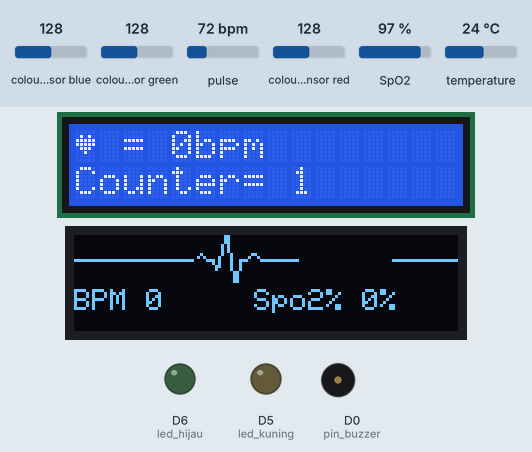
The sketch below on a simulated ESP8266 (NodeMCU). Parts: 16×2 character LCD, 128×32 one-colour display, output pins drawn as LEDs (lit = HIGH), buzzer (waves = sounding, pin HIGH). The inputs (shaded band) are chosen by the test bench; at power-on: pulse 72 bpm, temperature 24 °C, SpO2 97 %, colour sensor blue 128, colour sensor green 128, colour sensor red 128. WiFi joins after 1.5 s; servers stay silent unless stated; uploads are accepted with an empty reply; storage starts empty; what the sketch prints to the serial monitor is not drawn.

Above: at 8.4 s.
8.5 s: pulse set to 75 bpm
At 17.18 s:
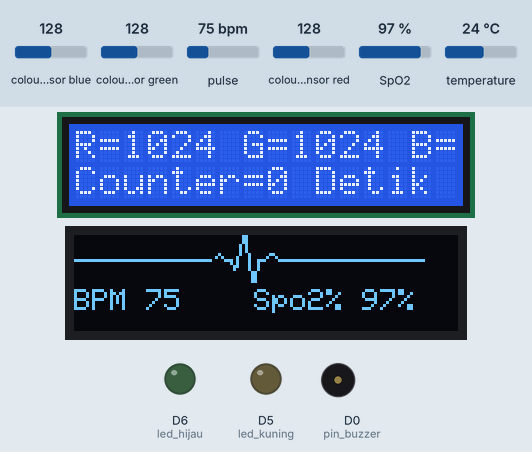
18.5 s: pulse set to 158 bpm
At 21.9 s:
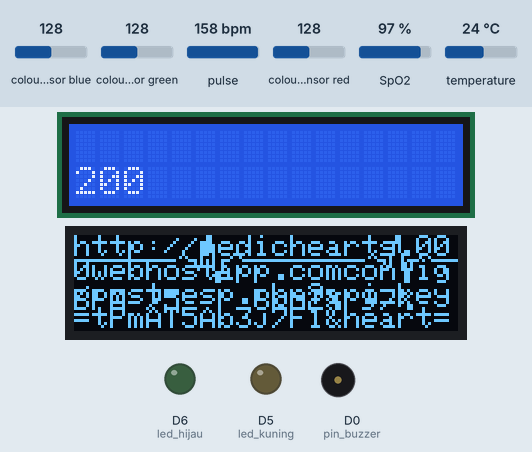
22.0 s: temperature set to 12 °C
27.8 s: pulse set to 42 bpm
At 27.96 s:
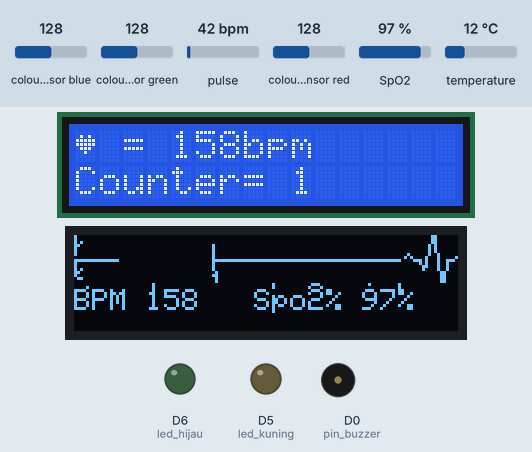
41.8 s: pulse set to 100 bpm
At 45.2 s:
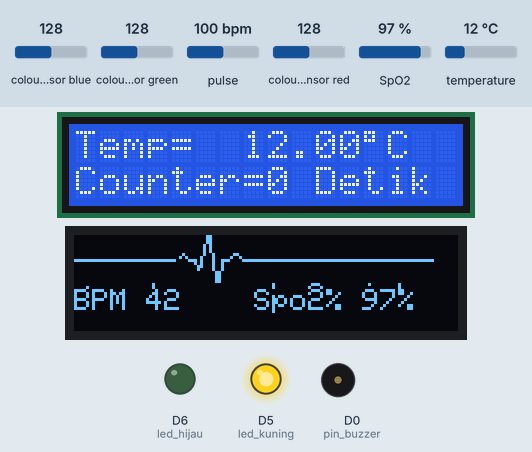
45.4 s: SpO2 set to 80 %
At 51.04 s:
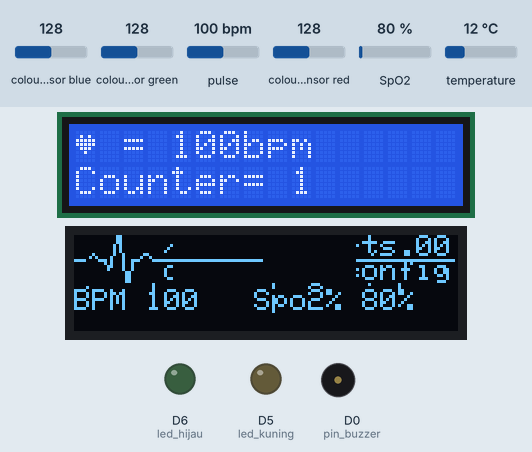
Timing chart, 0 to 52.5 s (numbered marks = the images above; inputs shaded):
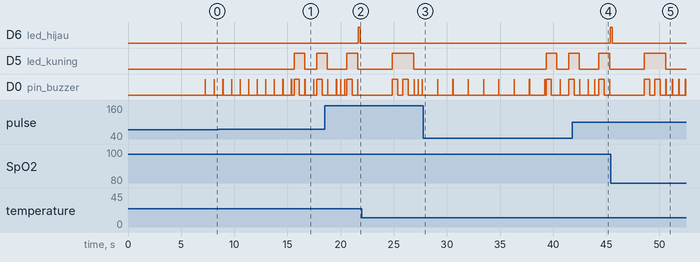

The sketch:

main.ino
```cpp
//kKG)A3luxIvOHgyui88x


#include <WiFiManager.h>
#include <ESP8266mDNS.h>
#include <WiFiUdp.h>
#include <ArduinoOTA.h>
#include <ESP8266HTTPClient.h>
//#include <WebSerial.h>
#include <OneWire.h>
#include <DallasTemperature.h>
#include <Wire.h>
#include <LiquidCrystal_I2C.h>
#include "MAX30100_PulseOximeter.h"
#include <Adafruit_GFX.h>
#include <Adafruit_SSD1306.h>
#include "Adafruit_TCS34725.h"
#include <ArduinoJson.h>

/*
 * MAX30100_LED_CURR_0MA
 MAX30100_LED_CURR_4_4MA
 MAX30100_LED_CURR_7_6MA
 MAX30100_LED_CURR_11MA
 MAX30100_LED_CURR_14_2MA
 MAX30100_LED_CURR_17_4MA
 MAX30100_LED_CURR_20_8MA
 MAX30100_LED_CURR_24MA
 MAX30100_LED_CURR_27_1MA
 MAX30100_LED_CURR_30_6MA
 MAX30100_LED_CURR_33_8MA
 MAX30100_LED_CURR_37MA
 MAX30100_LED_CURR_40_2MA
 MAX30100_LED_CURR_43_6MA
 MAX30100_LED_CURR_46_8MA
 MAX30100_LED_CURR_50MA
 */

/// identifier ///
#define SCREEN_WIDTH 128 // OLED display width, in pixels
#define SCREEN_HEIGHT 32 // 64 // OLED display height, in pixels
#define OLED_RESET -1
#define SCREEN_ADDRESS 0x3c ///< See datasheet for Address; 0x3D for 128x64, 0x3C for 128x32
#define kirimdata 1
#define get_data 2
#define ditekan 0
//PIN
#define oneWireBus D4
#define pin_buzzer D0
#define led_hijau D6
#define led_kuning D5
#define tombol D3
//MODE
#define m_cekheart 1
#define m_cekwarna 2
#define m_ceksuhu 3
#define m_selesai 4
float  REPORTING_PERIOD_MS = 1000;
// PulseOximeter ialah antara muka tahap yang lebih tinggi kepada sensor
// ia menawarkan:
// * pelaporan pengesanan pukulan
// * pengiraan kadar jantung
// * Pengiraan SpO2 (tahap pengoksidaan).
PulseOximeter pox;

byte g_heart[8] = {
  0b00000,
  0b01010,
  0b11111,
  0b11111,
  0b01110,
  0b00100,
  0b00000,
  0b00000
};
//http://medicheart.me/config/post-esp.php?api_key=tPmAT5Ab3j7F1&heart=78&spo=98&temp=36&r=88&g=89&b=77&status_s=Normal%20%20%22Jaga%20Kesehatan%22
/// variabel ///
//const char * serverlok = "http://192.168.3.199";
char host_server[50] = "http://medichearts.000webhostapp.com";
String lok_kirim = "config/post-esp.php?";
String lok_load = "/config/loadsetting.php";
int portserver = 80;
String api_key = "tPmAT5Ab3j7F1";

bool shouldSaveConfig = false;
int resetm;
int bpm,spo2;
float temperatureC;
String warna_k;
uint32_t tsLastReport = 0;
int xPos = 0;
uint16_t r, g, b, c, colorTemp, lux;
String kalimat = "";
int counter , counterbpm;
byte modecek = 0;
int jmlh_cek = 10;
int counter_cek;
String s_kondisi = "";
String s_kondisicek,s_kondisinormal;
float parameter1,parameter2;
Adafruit_SSD1306 display(SCREEN_WIDTH, SCREEN_HEIGHT, &Wire, OLED_RESET);
LiquidCrystal_I2C lcd(0x27, 16, 2);
OneWire oneWire(oneWireBus);
DallasTemperature sensors(&oneWire);
Adafruit_TCS34725 tcs = Adafruit_TCS34725(TCS34725_INTEGRATIONTIME_614MS, TCS34725_GAIN_1X);
WiFiManager wifiManager;
byte termometer[] = // icon for termometer
    {
        B00100,
        B01010,
        B01010,
        B01110,
        B01110,
        B11111,
        B11111,
        B01110
        };

void onBeatDetected()
{
  digitalWrite(pin_buzzer, HIGH);
  Serial.println("Beat!");
  heart_beat(&xPos);
  counterbpm++;
  digitalWrite(pin_buzzer, LOW);
}

void setup()
{
  Serial.begin(115200);
  pinMode(pin_buzzer, OUTPUT);
  pinMode(led_hijau, OUTPUT);
  pinMode(led_kuning, OUTPUT);
  pinMode(tombol, INPUT);
  lcd.begin();
  lcd.setCursor(0,0);
  lcd.print("MENYAMBUNGKAN");
  lcd.setCursor(0,1);
  lcd.print("KE WIFI ");
  initialized();
  resetf();
  sensors.begin();
  resetm = 1;
  if (!display.begin(SSD1306_SWITCHCAPVCC, SCREEN_ADDRESS))
  {
    Serial.println(F("SSD1306 allocation failed"));
  }
  if (tcs.begin()) {
    Serial.println("Found sensor");
  } else {
    lcd.clear();
    lcd.setCursor(0,0);
    lcd.print("SENSOR WARNA");
    lcd.setCursor(0,1);
    lcd.print("TIDAK TERDETEKSI ");
    Serial.println("No TCS34725 found ... check your connections");
   // while (1);
  }
  delay(1000);
  digitalWrite(pin_buzzer, LOW);
  display.clearDisplay();
  display.setTextSize(1);
  display.setTextColor(WHITE);
  display.setCursor(20, 18);
  display.print("Pulse OxiMeter");

  xPos = 0;
  display.display();
  delay(2000); // Pause for 2 seconds
  display.cp437(true);
  display.clearDisplay();
  Serial.print("Initializing pulse oximeter..");
  lcd.setCursor(0,0);
  lcd.print("LOAD SETTING ");
  delay(300);
  request(2);
    Serial.print("Counter BPM=");
    Serial.print(jmlh_cek);
    Serial.print("   ");
    Serial.print("Counter=");
    Serial.print(counter_cek);
    Serial.print(" Detik");
  tampillcd(4);
  delay(2000);
  if (!pox.begin()) {
    Serial.println("FAILED");
    lcd.clear();
    lcd.setCursor(0,0);
    lcd.print("SENSOR BPM");
    lcd.setCursor(0,1);
    lcd.print("TIDAK TERDETEKSI ");
  } else {
    Serial.println("SUCCESS");
  }
  display.clearDisplay();
  pox.setIRLedCurrent(MAX30100_LED_CURR_7_6MA);
  pox.setOnBeatDetectedCallback(onBeatDetected);
  display_data(0, 0);
  modecek = m_cekheart;
}

void loop()
{
  ArduinoOTA.handle();
  awal();
  resetf();
}

void awal()
{
  tampilserial();
  Serial.println(counter);
  pox.update();
  if (millis() - tsLastReport > REPORTING_PERIOD_MS)
  {
    if (modecek == m_cekheart)
    {
      if(counterbpm <= jmlh_cek)
      {
        bpm = pox.getHeartRate();
        spo2 = pox.getSpO2();
        tampillcd(1);
        tsLastReport = millis();
        display_data(bpm, spo2);
      }
      else
      {
        pox.shutdown();
        gantimode();
        counter  = 0;
        modecek = m_cekwarna;
      }
    }else if (modecek == m_cekwarna)
    {
      if (counter <= counter_cek)
      {
        bacawarna();
        tampillcd(2);
        counter++;
        tsLastReport = millis();
      }else{
        counter = 0 ;
        gantimode();
        modecek = m_ceksuhu;
      }
    }else if(modecek == m_ceksuhu)
    {
      if (counter <= counter_cek )
      {
        bacasensor();
        tampillcd(3);
        counter++;
        tsLastReport = millis();
      }else{
        counter = 0;
        gantimode();
        modecek = m_selesai;
      }
    }else if(modecek == m_selesai)
    {
      karkulasi();
      request(1);
      delay(3000);
      //display.clearDisplay();
      counter = 0;
      counterbpm = 0;
      gantimode();
      gantimode();
      s_kondisi = "";
      modecek = m_cekheart;
  //    pox.resume();
      display_data(0, 0);
    }
  }
  drawLine(&xPos);
}

void gantimode()
{

  digitalWrite(led_kuning ,HIGH);
  digitalWrite(pin_buzzer,HIGH);
  delay(500);
  digitalWrite(pin_buzzer ,LOW);
  delay(500);
  digitalWrite(led_kuning ,LOW);
}

void bacasensor()
{
  sensors.requestTemperatures();
  temperatureC = sensors.getTempCByIndex(0);
}

void tampilserial()
{
  Serial.print("MODE SEKARANG = ");
  Serial.println(modecek);
  Serial.print("HEART=");
  Serial.print(bpm);
  Serial.print("bpm");
  Serial.print(" || ");
  Serial.print("SPO%=");
  Serial.print(spo2);
  Serial.print("%");
  Serial.print(" || ");
  Serial.print("TEMPERATURE=");
  Serial.print(temperatureC);
  Serial.print(" C");
  Serial.print(" || ");
  Serial.print("R=");
  Serial.print(r);
  Serial.print(" || ");
  Serial.print(" G=");
  Serial.print(g);
  Serial.print(" || ");
  Serial.print(" B=");
  Serial.print(b);
  Serial.print(" || ");
  Serial.print(" C=");
  Serial.println(c);
}


void tampillcd(byte a)
{
  lcd.clear();
  if (a == 1)
  {
    lcd.createChar(0, g_heart); // create a new custom character
    lcd.setCursor(0, 0); // move cursor to (2, 0)
    lcd.write((byte)0);  // print the custom char at (2, 0)
    lcd.print(" = ");
    lcd.print(bpm);
    lcd.print("bpm");
    lcd.setCursor(0, 1);
    lcd.print("Counter= ");
    lcd.print(counterbpm);
  }else if( a == 2)
  {
    lcd.setCursor(0, 0);
    lcd.print("R=");
    lcd.print(r);
    lcd.print(" G=");
    lcd.print(g);
    lcd.print(" B=");
    lcd.print(b);
    lcd.print(" C=");
    lcd.print(c);

    lcd.setCursor(0, 1);
    lcd.print("Counter=");
    lcd.print(counter);
    lcd.print(" Detik");
  }else if( a == 3)
  {
    lcd.setCursor(0, 0);
    lcd.print("Temp= ");
    lcd.print(" ");
    lcd.print(temperatureC);
    lcd.print((char)223); // degree sign
    lcd.print("C");

    lcd.setCursor(0, 1);
    lcd.print("Counter=");
    lcd.print(counter);
    lcd.print(" Detik");
  }else if(a == 4)
  {
    lcd.setCursor(0, 0);
    lcd.print("Counter BPM=");
    lcd.print(jmlh_cek);

    lcd.setCursor(0, 1);
    lcd.print("Counter=");
    lcd.print(counter_cek);
    lcd.print(" Detik");
  }
}

void display_data(int bpm, int spo2)
{
  display.fillRect(0, 18, 127, 15, SSD1306_BLACK);
  display.setTextSize(1);
  display.setTextColor(WHITE);
  display.setCursor(0, 18);
  // Display static text
  display.print("BPM ");
  display.print(bpm);
  display.display();
  display.setTextSize(1);
  display.setTextColor(WHITE);
  display.setCursor(60, 18);
  // Display static text
  display.print("Spo2% ");
  display.print(spo2);
  display.print("%");
  display.display();
}

void drawLine(int *x_pos)
{
  // Draw a single pixel in white
  display.drawPixel(*x_pos, 8, SSD1306_WHITE);
  display.drawPixel((*x_pos)++, 8, SSD1306_WHITE);
  display.drawPixel((*x_pos)++, 8, SSD1306_WHITE);
  display.drawPixel((*x_pos)++, 8, SSD1306_WHITE);
  display.drawPixel((*x_pos), 8, BLACK); // -----
  // Serial.println(*x_pos);
  display.fillRect(*x_pos, 0, 31, 16, SSD1306_BLACK);
  display.display();
  delay(1);
  if (*x_pos >= SCREEN_WIDTH)
  {
    *x_pos = 0;
  }
}

void heart_beat(int *x_pos)
{
  /************************************************/
  // display.clearDisplay();
  display.fillRect(*x_pos, 0, 30, 15, SSD1306_BLACK);
  // Draw a single pixel in white
  display.drawPixel(*x_pos + 0, 8, SSD1306_WHITE);
  display.drawPixel(*x_pos + 1, 8, SSD1306_WHITE);
  display.drawPixel(*x_pos + 2, 8, SSD1306_WHITE);
  display.drawPixel(*x_pos + 3, 8, SSD1306_WHITE);
  display.drawPixel(*x_pos + 4, 8, BLACK); // -----
  // display.display();
  // delay(1);
  display.drawPixel(*x_pos + 5, 7, SSD1306_WHITE);
  display.drawPixel(*x_pos + 6, 6, SSD1306_WHITE);
  display.drawPixel(*x_pos + 7, 7, SSD1306_WHITE); // .~.
  // display.display();
  // delay(1);
  display.drawPixel(*x_pos + 8, 8, SSD1306_WHITE);
  display.drawPixel(*x_pos + 9, 8, SSD1306_WHITE); // --
  // display.display();
  // delay(1);
  /******************************************/
  display.drawPixel(*x_pos + 10, 8, SSD1306_WHITE);
  display.drawPixel(*x_pos + 10, 9, SSD1306_WHITE);
  display.drawPixel(*x_pos + 11, 10, SSD1306_WHITE);
  display.drawPixel(*x_pos + 11, 11, SSD1306_WHITE);
  // display.display();
  // delay(1);
  /******************************************/
  display.drawPixel(*x_pos + 12, 10, SSD1306_WHITE);
  display.drawPixel(*x_pos + 12, 9, SSD1306_WHITE);
  display.drawPixel(*x_pos + 12, 8, SSD1306_WHITE);
  display.drawPixel(*x_pos + 12, 7, SSD1306_WHITE);
  // display.display();
  // delay(1);
  display.drawPixel(*x_pos + 13, 6, SSD1306_WHITE);
  display.drawPixel(*x_pos + 13, 5, SSD1306_WHITE);
  display.drawPixel(*x_pos + 13, 4, SSD1306_WHITE);
  display.drawPixel(*x_pos + 13, 3, SSD1306_WHITE);
  // display.display();
  // delay(1);
  display.drawPixel(*x_pos + 14, 2, SSD1306_WHITE);
  display.drawPixel(*x_pos + 14, 1, SSD1306_WHITE);
  display.drawPixel(*x_pos + 14, 0, SSD1306_WHITE);
  display.drawPixel(*x_pos + 14, 0, SSD1306_WHITE);
  // display.display();
  // delay(1);
  /******************************************/
  display.drawPixel(*x_pos + 15, 0, SSD1306_WHITE);
  display.drawPixel(*x_pos + 15, 1, SSD1306_WHITE);
  display.drawPixel(*x_pos + 15, 2, SSD1306_WHITE);
  display.drawPixel(*x_pos + 15, 3, SSD1306_WHITE);
  // display.display();
  // delay(1);
  display.drawPixel(*x_pos + 15, 4, SSD1306_WHITE);
  display.drawPixel(*x_pos + 15, 5, SSD1306_WHITE);
  display.drawPixel(*x_pos + 16, 6, SSD1306_WHITE);
  display.drawPixel(*x_pos + 16, 7, SSD1306_WHITE);
  // display.display();
  // delay(1);
  display.drawPixel(*x_pos + 16, 8, SSD1306_WHITE);
  display.drawPixel(*x_pos + 16, 9, SSD1306_WHITE);
  display.drawPixel(*x_pos + 16, 10, SSD1306_WHITE);
  display.drawPixel(*x_pos + 16, 11, SSD1306_WHITE);
  // display.display();
  // delay(1);
  display.drawPixel(*x_pos + 17, 12, SSD1306_WHITE);
  display.drawPixel(*x_pos + 17, 13, SSD1306_WHITE);
  display.drawPixel(*x_pos + 17, 14, SSD1306_WHITE);
  display.drawPixel(*x_pos + 17, 15, SSD1306_WHITE);
  // display.display();
  // delay(1);
  display.drawPixel(*x_pos + 18, 15, SSD1306_WHITE);
  display.drawPixel(*x_pos + 18, 14, SSD1306_WHITE);
  display.drawPixel(*x_pos + 18, 13, SSD1306_WHITE);
  display.drawPixel(*x_pos + 18, 12, SSD1306_WHITE);
  // display.display();
  // delay(1);
  display.drawPixel(*x_pos + 19, 11, SSD1306_WHITE);
  display.drawPixel(*x_pos + 19, 10, SSD1306_WHITE);
  display.drawPixel(*x_pos + 19, 9, SSD1306_WHITE);
  display.drawPixel(*x_pos + 19, 8, SSD1306_WHITE);
  // display.display();
  // delay(1);
  /****************************************************/
  display.drawPixel(*x_pos + 20, 8, SSD1306_WHITE);
  display.drawPixel(*x_pos + 21, 8, SSD1306_WHITE);
  // display.display();
  // delay(1);
  /****************************************************/
  display.drawPixel(*x_pos + 22, 7, SSD1306_WHITE);
  display.drawPixel(*x_pos + 23, 6, SSD1306_WHITE);
  display.drawPixel(*x_pos + 24, 6, SSD1306_WHITE);
  display.drawPixel(*x_pos + 25, 7, SSD1306_WHITE);
  // display.display();
  // delay(1);
  /************************************************/
  display.drawPixel(*x_pos + 26, 8, SSD1306_WHITE);
  display.drawPixel(*x_pos + 27, 8, SSD1306_WHITE);
  display.drawPixel(*x_pos + 28, 8, SSD1306_WHITE);
  display.drawPixel(*x_pos + 29, 8, SSD1306_WHITE);
  display.drawPixel(*x_pos + 30, 8, SSD1306_WHITE); // -----
  *x_pos = *x_pos + 30;
  display.display();
  delay(1);
}

void bacawarna()
{
  tcs.getRawData(&r, &g, &b, &c);
  colorTemp = tcs.calculateColorTemperature_dn40(r, g, b, c);
  lux = tcs.calculateLux(r, g, b);
}

//3. Suhu Tubuh Normal Pria Berdasarkan Ketiak
//Usia 11-65 tahun: 35,2-36,9° Celsius.
//Usia di atas 65 tahun: 35,6-36,3° Celsius.
//4. Suhu Tubuh Normal Pria Berdasarkan Telinga
//Usia 11-65 tahun: 35,9-37.6° Celsius.
//Usia di atas 65 tahun: 35,8–37,5° Celsius.

void karkulasi()
{
  if(temperatureC < parameter1)
  {
    s_kondisi = s_kondisicek;
  }else if(temperatureC >= parameter1 && temperatureC <= parameter2){
    s_kondisi = s_kondisinormal;
  }else if(temperatureC > parameter2)
  {
    s_kondisi = s_kondisicek;
  }

  lcd.setCursor(0,0);
  lcd.print(s_kondisi);
}
//
void konvert() {
    kalimat = "api_key=";
    kalimat += api_key;
    kalimat += "&";
    kalimat += "heart=";
    kalimat += bpm;
    kalimat += "&";
    kalimat += "spo=";
    kalimat += spo2;
    kalimat += "&";
    kalimat += "temp=";
    kalimat += temperatureC;
    kalimat += "&";
    kalimat += "r=";
    kalimat += r;
    kalimat += "&";
    kalimat += "g=";
    kalimat += g;
    kalimat += "&";
    kalimat += "b=";
    kalimat += b;
    kalimat += "&";
    kalimat += "status_s=";
    kalimat += s_kondisi;

}

//
void request(int a)
{
 if(WiFi.status()== WL_CONNECTED)
 {
    WiFiClient client;
    HTTPClient http;

  if ( a == kirimdata)
  {
    lcd.clear();
    lcd.setCursor(0,0);
    lcd.print("MENGIRIM DATA");
    digitalWrite(led_hijau ,HIGH);
    konvert();
    String urlserver = String(host_server)+lok_kirim+kalimat;
    display.setCursor(0,0);
    display.print(urlserver);
    display.display();
    lcd.clear();
    http.begin(client,urlserver.c_str());
    int httpResponseCode = http.GET();
    lcd.setCursor(0,1);
    lcd.print(httpResponseCode);
    if(httpResponseCode == 200 )
    {
      digitalWrite(led_hijau,LOW);
    }
    kalimat = "";

  }else if(a==get_data)
  {
    String hostsetting = String(host_server)+lok_load;
    display.setCursor(0,0);
    display.print(hostsetting);
    display.display();
    http.begin(client,hostsetting);
    int httpCode = http.GET();            //Send the request
    Serial.println(httpCode);
    if (httpCode == 200)
    {
      String payload = http.getString();
      Serial.println(payload);
      display.clearDisplay();
      display.setCursor(0,0);
    display.print(payload);
    display.display();
      StaticJsonDocument<320> doc;
      DeserializationError error = deserializeJson(doc, payload);

      if (error) {
        Serial.print(F("deserializeJson() failed: "));
        Serial.println(error.f_str());
        return;
      }
      JsonObject root_0 = doc[0];
      const char* root_0_id = root_0["id"]; // "1"
      jmlh_cek = root_0["counter"]; // "30"
      counter_cek = root_0["millis"]; // "15"
      s_kondisicek = root_0["status_cek"].as<String>();
      s_kondisinormal = root_0["status_normal"].as<String>();
      parameter1 = root_0["parameter1"];
      parameter2 = root_0["parameter2"];
      Serial.println(counter_cek);
      Serial.println(jmlh_cek);
    }
   http.end();
  }
 }

}
```

Source omitted: config.ino (3846 bytes)

Measured:
- the behaviour switches between 72 and 73 bpm on pulse (found by bisection; images 0 and 1)
- after the input at 27.8 s, D6 (led_hijau): stays LOW (without the input it goes to HIGH after 9.3 s)
